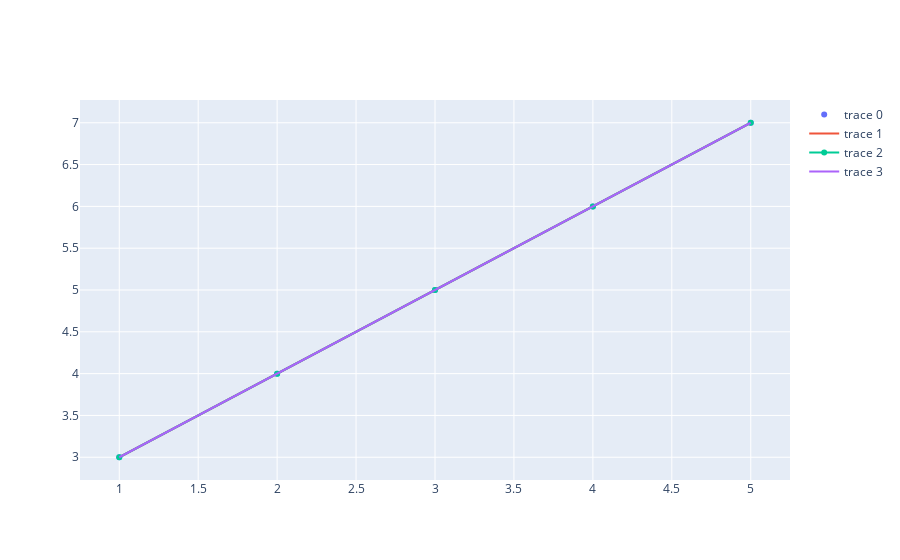

Notebook code for this chart:
### Markdown cell above
fig.add_trace(go.Scatter(x = [1,2,3,4,5], y = [3,4,5,6,7],mode='markers'))
fig.show()

### Code cell
fig.add_trace(go.Scatter(x = [1,2,3,4,5], y = [3,4,5,6,7],mode='lines'))

### Figure 1 — Plotly figure (JSON) as saved in the notebook; plotly's stock layout.template omitted (floating-point values rounded to 4 significant figures)
{"data": [{"mode": "markers", "type": "scatter", "x": [1, 2, 3, 4, 5], "y": [3, 4, 5, 6, 7]}, {"mode": "lines", "type": "scatter", "x": [1, 2, 3, 4, 5], "y": [3, 4, 5, 6, 7]}, {"type": "scatter", "x": [1, 2, 3, 4, 5], "y": [3, 4, 5, 6, 7]}, {"mode": "lines", "type": "scatter", "x": [1, 2, 3, 4, 5], "y": [3, 4, 5, 6, 7]}], "layout": {}}
